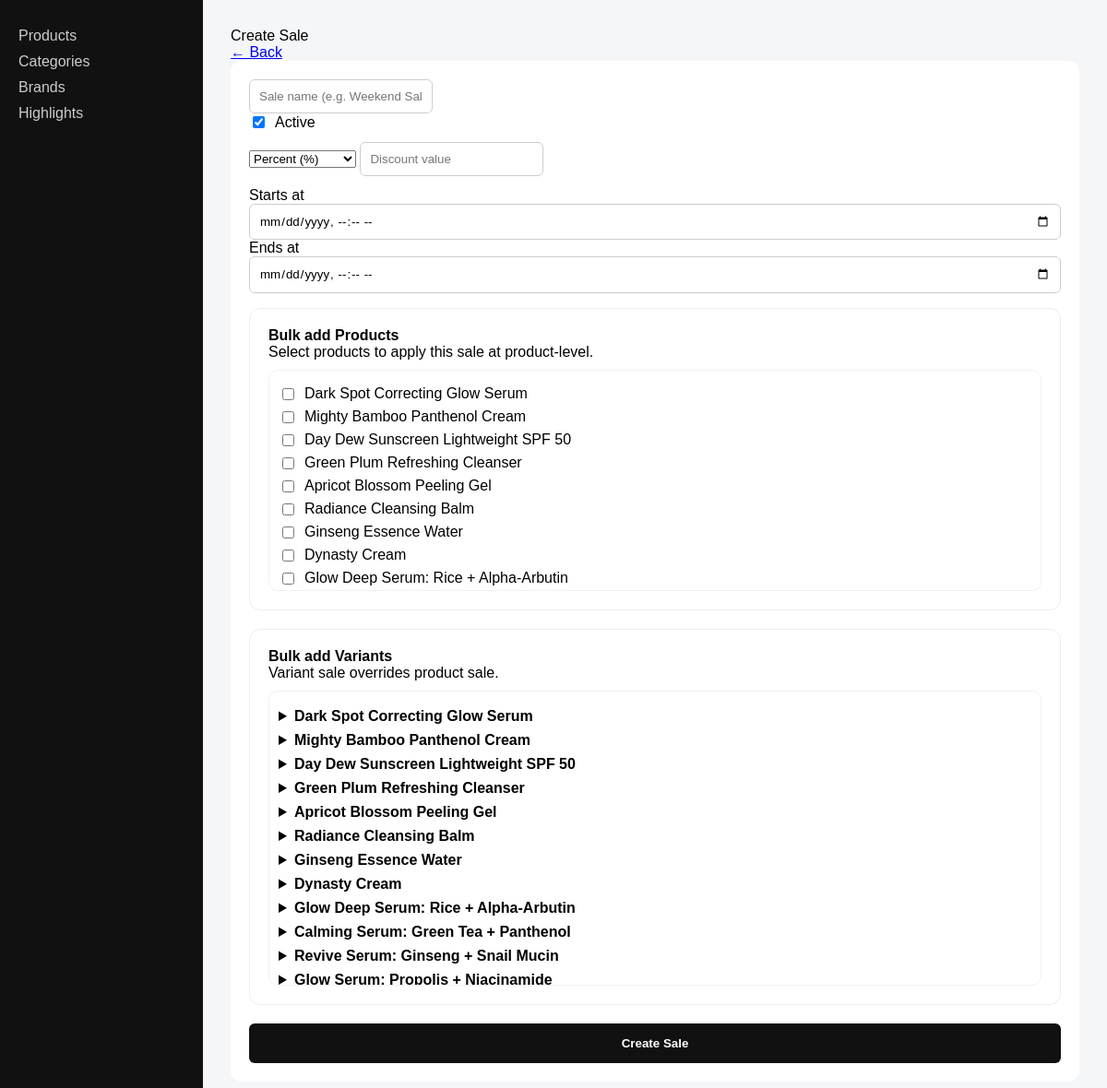
Page /admin/sale_add.php (signed in) on the committed database.
### tables this page shows
CREATE TABLE `products` (
  `id` int(11) NOT NULL,
  `name` varchar(255) NOT NULL,
  `slug` varchar(255) NOT NULL,
  `is_active` tinyint(1) NOT NULL DEFAULT 1,
  `description` text DEFAULT NULL,
  `ingredients` text DEFAULT NULL,
  `how_to_use` text DEFAULT NULL,
  `has_variants` tinyint(1) NOT NULL DEFAULT 0,
  `brand_id` int(11) DEFAULT NULL,
  `image_path` varchar(255) DEFAULT NULL,
  `image_path2` varchar(255) DEFAULT NULL,
  `image_path3` varchar(255) DEFAULT NULL,
  `created_at` timestamp NULL DEFAULT current_timestamp(),
  `updated_at` timestamp NULL DEFAULT current_timestamp() ON UPDATE current_timestamp(),
  `sold_count` int(11) NOT NULL DEFAULT 0,
  `is_featured` tinyint(1) NOT NULL DEFAULT 0,
  `is_on_sale` tinyint(1) NOT NULL DEFAULT 0,
  `from_price` decimal(10,2) DEFAULT NULL,
  `discount_price` tinyint(1) NOT NULL DEFAULT 0
);

### admin/sale_add.php (the view, shortened to what this page needs)
<?php
require_once __DIR__ . '/admin_header.php';
$variantsByProduct = [];
$vres = $mysqli->query("SELECT id, product_id, variant_name, price FROM product_variants ORDER BY product_id DESC, price ASC");
while($v = $vres->fetch_assoc()){
  $variantsByProduct[(int)$v['product_id']][] = $v;
}
?>
<div class="topbar">
  <div class="title">Create Sale</div>
  <a class="btn-link" href="sales.php">← Back</a>
</div>
<div class="card">
  <form method="post">
    <div class="form-row">
      <input name="name" placeholder="Sale name (e.g. Weekend Sale)" required style="flex:1">
      <label style="display:flex;align-items:center;gap:8px">
        <input type="checkbox" name="is_active" checked> Active
      </label>
    </div>
    <div class="form-row" style="margin-top:12px">
      <select name="discount_type" required>
        <option value="percent">Percent (%)</option>
      </select>
      <input type="number" step="0.01" name="discount_value" placeholder="Discount value" required>
    </div>
    <div class="form-row" style="margin-top:12px">
      <div style="flex:1">
        <div class="small">Starts at</div>
        <input type="datetime-local" name="starts_at" required style="width:100%">
      </div>
      <div style="flex:1">
        <div class="small">Ends at</div>
        <input type="datetime-local" name="ends_at" required style="width:100%">
      </div>
    </div>
    <div style="height:16px"></div>
    <div class="card" style="border:1px solid #eee;box-shadow:none">
      <strong>Bulk add Products</strong>
      <div class="small">Select products to apply this sale at product-level.</div>
      <div style="height:10px"></div>
      <div style="max-height:240px;overflow:auto;border:1px solid #f1f1f1;border-radius:10px;padding:10px">
        <?php $products = $mysqli->query("SELECT id, name FROM products ORDER BY id DESC"); ?>
        <?php while($p = $products->fetch_assoc()): ?>
          <label style="display:flex;align-items:center;gap:8px;margin:6px 0">
            <input type="checkbox" name="products[]" value="<?= (int)$p['id'] ?>">
            <?= htmlspecialchars($p['name']) ?>
          </label>
        <?php endwhile; ?>
      </div>
    </div>
    <div class="card" style="border:1px solid #eee;box-shadow:none">
      <strong>Bulk add Variants</strong>
      <div class="small">Variant sale overrides product sale.</div>
      <div style="height:10px"></div>
      <div style="max-height:320px;overflow:auto;border:1px solid #f1f1f1;border-radius:10px;padding:10px">
        <?php $products2 = $mysqli->query("SELECT id, name FROM products ORDER BY id DESC"); ?>
        <?php while($p = $products2->fetch_assoc()): $pid=(int)$p['id']; $vs=$variantsByProduct[$pid] ?? []; if(!$vs) continue; ?>
          <details style="margin:8px 0">
            <summary style="cursor:pointer;font-weight:700"><?= htmlspecialchars($p['name']) ?></summary>
          </details>
        <?php endwhile; ?>
      </div>
    </div>
    <button type="submit" style="width:100%;padding:14px;font-weight:800">Create Sale</button>
  </form>
</div>
<?php require_once __DIR__ . '/admin_footer.php'; ?>

### admin/admin_header.php (style rules this page uses)
* { box-sizing:border-box;font-family:Arial }
body { margin:0;background:#f4f6f8 }
.card { background:#fff;padding:20px;border-radius:12px;margin-bottom:20px }
button { padding:10px 14px;background:#111;color:#fff;border:none;border-radius:6px }
input { padding:10px;border:1px solid #ccc;border-radius:6px }

### rows in the picture
products: name "Dark Spot Correcting Glow Serum"
products: name "Mighty Bamboo Panthenol Cream"
products: name "Day Dew Sunscreen Lightweight SPF 50"
products: name "Green Plum Refreshing Cleanser"
products: name "Apricot Blossom Peeling Gel"
products: name "Radiance Cleansing Balm"
products: name "Ginseng Essence Water"
products: name "Dynasty Cream"
products: name "Glow Deep Serum: Rice + Alpha-Arbutin"
products: name "Calming Serum: Green Tea + Panthenol"
products: name "Revive Serum: Ginseng + Snail Mucin"
products: name "Glow Serum: Propolis + Niacinamide"
